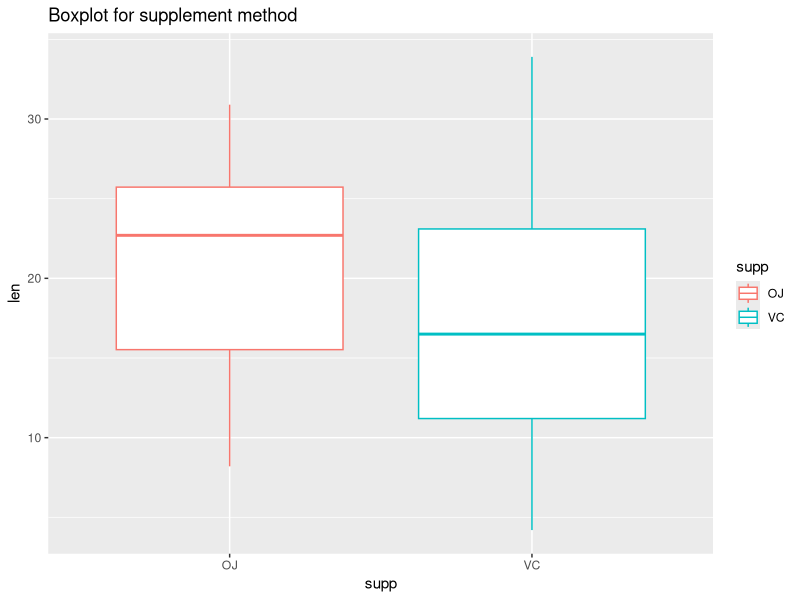
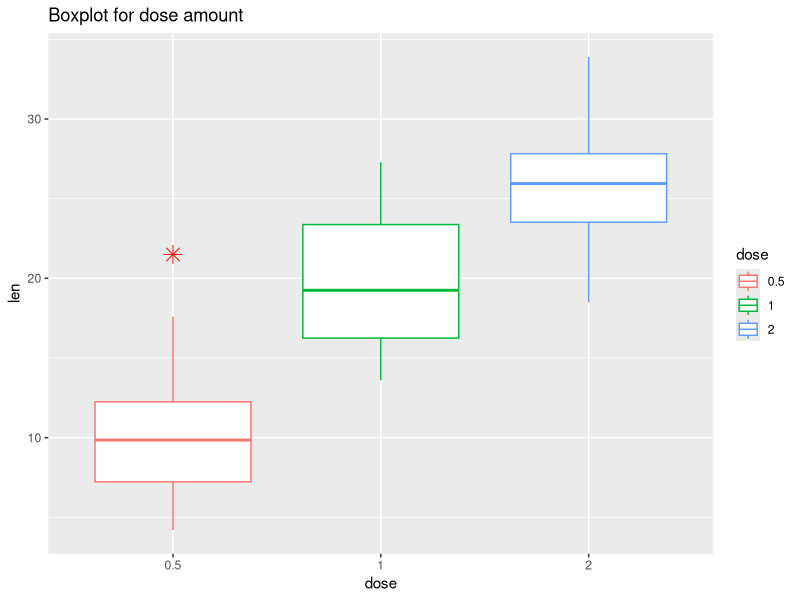

Recreate these plots in R, in order. (Note: this script raises an error after producing the figures.)
## ---- chunk 1
knitr::opts_chunk$set(echo = TRUE)
## ---- chunk 2
## Import libraries for the exploratory analysis
library(ggplot2)
library(xtable)

## Load the ToothGrowth data and store 
data("ToothGrowth")
## Show summary of the data
knitr::kable(summary(ToothGrowth))
## Subset the Orange Juice data
ojData <- ToothGrowth[ToothGrowth$supp == "OJ",]
## Subset the ascobic acid data
vcData <- ToothGrowth[ToothGrowth$supp == "VC",]
##Convert dose to factor for proper plotting
ToothGrowth$dose <- as.factor(ToothGrowth$dose) 
##Convert dose to factor for proper plotting
ToothGrowth$supp <- as.factor(ToothGrowth$supp) 
## Histogram of orange juice tooth length
#hist(vcData$len)
## Histogram of orange juice tooth length
#hist(vcData$len)
## Boxplot for tooth length as per supplement type
#boxplot(ToothGrowth$len ~ ToothGrowth$supp, main = "Boxplot for supplement method")
ggplot(data = ToothGrowth, aes(x = supp, y = len)) + 
        geom_boxplot(aes(colour = supp)) +
        labs(title = "Boxplot for supplement method")
## Boxplot for tooth length as per dose quantity
#boxplot(ToothGrowth$len ~ ToothGrowth$dose,  main = "Boxplot for dose amount")
ggplot(data = ToothGrowth, aes(x = dose, y = len)) + 
        geom_boxplot(aes(colour = dose), outlier.colour="red",outlier.shape=8,
                outlier.size=4) + 
        labs(title = "Boxplot for dose amount")
## ---- chunk 3
## Create tooth length vectors for orange juice and ascorbic acid
ojlen <- ToothGrowth[ToothGrowth$supp == "OJ",]$len
vclen <- ToothGrowth[ToothGrowth$supp == "VC",]$len
## Run the t test to compare tooth growth by supplement method
#t.test(ojlen, vclen, paired = FALSE, var.equal = TRUE)
knitr::kable(t.test(len ~ supp, paired = FALSE, var.equal = TRUE, data = ToothGrowth))


## Run t test to compare tooth growth by dose amount
halfDose <- ToothGrowth[ToothGrowth$dose == 0.5,]$len
oneDose <- ToothGrowth[ToothGrowth$dose == 1,]$len
twoDose <- ToothGrowth[ToothGrowth$dose == 2,]$len
## comparing tooth growth of half dose and one dose
t.test(oneDose, halfDose, paired = FALSE, var.equal = TRUE)$p.value
t.test(oneDose, halfDose, paired = FALSE, var.equal = TRUE)$conf
## Comparing tooth growth of half dose and two dose
t.test(twoDose, halfDose, paired = FALSE, var.equal = TRUE)$p.value
t.test(twoDose, halfDose, paired = FALSE, var.equal = TRUE)$conf
## Comparing tooth growth of one dose and two dose
t.test(twoDose, oneDose, paired = FALSE, var.equal = TRUE)$p.value
t.test(twoDose, oneDose, paired = FALSE, var.equal = TRUE)$conf
